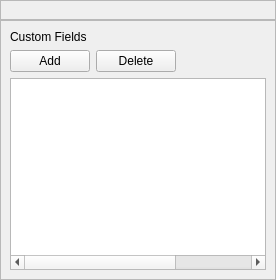
          <widget class="QWidget" name="tab_Attributes">
           <layout class="QVBoxLayout" name="gridLayout_Attributes">
            <property name="spacing">
             <number>0</number>
            </property>
            <property name="leftMargin">
             <number>0</number>
            </property>
            <property name="topMargin">
             <number>0</number>
            </property>
            <property name="rightMargin">
             <number>0</number>
            </property>
            <property name="bottomMargin">
             <number>0</number>
            </property>
            <item>
             <widget class="QFrame" name="frame_HeaderData">
              <property name="enabled">
               <bool>false</bool>
              </property>
              <property name="sizePolicy">
               <sizepolicy hsizetype="Preferred" vsizetype="Preferred">
                <horstretch>0</horstretch>
                <verstretch>0</verstretch>
               </sizepolicy>
              </property>
              <property name="frameShape">
               <enum>QFrame::Shape::StyledPanel</enum>
              </property>
              <property name="frameShadow">
               <enum>QFrame::Shadow::Raised</enum>
              </property>
              <layout class="QVBoxLayout" name="layout_HeaderData">
               <property name="bottomMargin">
                <number>9</number>
               </property>
              </layout>
             </widget>
            </item>
            <item>
             <widget class="QFrame" name="frame_keyValue">
              <property name="frameShape">
               <enum>QFrame::Shape::StyledPanel</enum>
              </property>
              <property name="frameShadow">
               <enum>QFrame::Shadow::Raised</enum>
              </property>
              <layout class="QVBoxLayout" name="verticalLayout_10">
               <item>
                <widget class="QLabel" name="label_2">
                 <property name="text">
                  <string>Custom Fields</string>
                 </property>
                </widget>
               </item>
               <item>
                <widget class="QFrame" name="frame">
                 <property name="frameShape">
                  <enum>QFrame::Shape::NoFrame</enum>
                 </property>
                 <property name="frameShadow">
                  <enum>QFrame::Shadow::Plain</enum>
                 </property>
                 <layout class="QHBoxLayout" name="horizontalLayout_8">
                  <property name="leftMargin">
                   <number>0</number>
                  </property>
                  <property name="topMargin">
                   <number>0</number>
                  </property>
                  <property name="rightMargin">
                   <number>0</number>
                  </property>
                  <property name="bottomMargin">
                   <number>0</number>
                  </property>
                  <item>
                   <widget class="QPushButton" name="pushButton_AddCustomHeaderField">
                    <property name="text">
                     <string>Add</string>
                    </property>
                   </widget>
                  </item>
                  <item>
                   <widget class="QPushButton" name="pushButton_DeleteCustomHeaderField">
                    <property name="text">
                     <string>Delete</string>
                    </property>
                   </widget>
                  </item>
                  <item>
                   <spacer name="horizontalSpacer_2">
                    <property name="orientation">
                     <enum>Qt::Orientation::Horizontal</enum>
                    </property>
                    <property name="sizeHint" stdset="0">
                     <size>
                      <width>40</width>
                      <height>20</height>
                     </size>
                    </property>
                   </spacer>
                  </item>
                 </layout>
                </widget>
               </item>
               <item>
                <widget class="QTableWidget" name="tableWidget_CustomHeaderFields">
                 <property name="toolTip">
                  <string>Custom fields will be added to the map.json file for the current map.</string>
                 </property>
                 <attribute name="horizontalHeaderVisible">
                  <bool>false</bool>
                 </attribute>
                 <attribute name="horizontalHeaderCascadingSectionResizes">
                  <bool>false</bool>
                 </attribute>
                 <attribute name="horizontalHeaderHighlightSections">
                  <bool>true</bool>
                 </attribute>
                 <attribute name="horizontalHeaderShowSortIndicator" stdset="0">
                  <bool>false</bool>
                 </attribute>
                 <attribute name="horizontalHeaderStretchLastSection">
                  <bool>true</bool>
                 </attribute>
                 <attribute name="verticalHeaderVisible">
                  <bool>false</bool>
                 </attribute>
                 <column>
                  <property name="text">
                   <string>Type</string>
                  </property>
                 </column>
                 <column>
                  <property name="text">
                   <string>Key</string>
                  </property>
                 </column>
                 <column>
                  <property name="text">
                   <string>Value</string>
                  </property>
                 </column>
                </widget>
               </item>
              </layout>
             </widget>
            </item>
           </layout>
          </widget>
